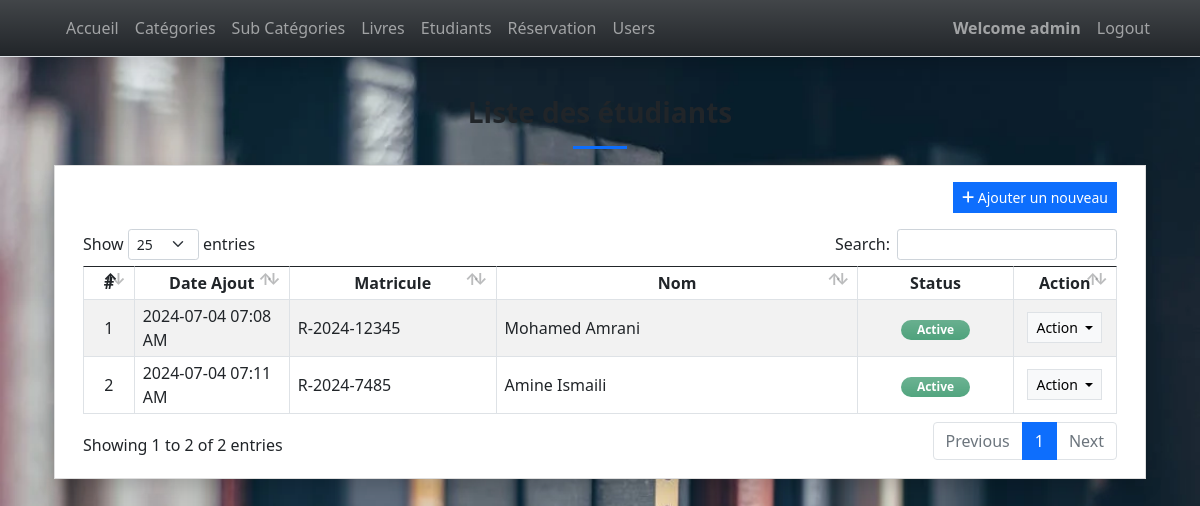
The app's page /students (signed in) with its own data.
### lmsApp/models.py (models this page shows, shortened)
class Students(models.Model):
    code = models.CharField(max_length=250)
    first_name = models.CharField(max_length=250)
    middle_name = models.CharField(max_length=250, blank=True, null= True)
    last_name = models.CharField(max_length=250)
    gender = models.CharField(max_length=20, choices=(('Male','Male'), ('Female','Female')), default = 'Male')
    contact = models.CharField(max_length=250)
    email = models.CharField(max_length=250)
    address = models.CharField(max_length=250)
    department = models.CharField(max_length=250, blank= True, null = True)
    course = models.CharField(max_length=250, blank= True, null = True)
    status = models.CharField(max_length=2, choices=(('1','Active'), ('2','Inactive')), default = 1)
    delete_flag = models.IntegerField(default = 0)
    date_added = models.DateTimeField(default = timezone.now)
    date_created = models.DateTimeField(auto_now = True)
    pdf = models.FileField(upload_to='books/pdfs/', null=True, blank=True)
    class Meta:
        verbose_name_plural = "List of Students"
    def name(self):
        return str(f"{self.first_name}{' '+self.middle_name if not self.middle_name == '' else ''} {self.last_name}")

### lmsApp/views.py (the view)
# urls.py: path('students',views.students,name='student-page'),
@login_required
def students(request):
    context = context_data(request)
    context['page'] = 'student'
    context['page_title'] = "Student List"
    context['students'] = models.Students.objects.filter(delete_flag = 0).all()
    return render(request, 'students.html', context)

### lmsApp/views.py (called while the page is built)
def context_data(request):
    fullpath = request.get_full_path()
    abs_uri = request.build_absolute_uri()
    abs_uri = abs_uri.split(fullpath)[0]
    context = {
        'system_host' : abs_uri,
        'page_name' : '',
        'page_title' : '',
        'topbar' : True,
        'footer' : True,
    }
    return context

### lmsApp/templates/students.html (shortened to what this page needs)
{% extends 'base.html' %} {% load static %} {% block pageContent %}
<section class="py-4">
    <div class="container">
        <h3 class="fw-bolder text-center">Liste des étudiants</h3>
        <center>
            <hr class="bg-primary opacity-100" style="height:3px" width="5%">
        </center>
        <div class="card rounded-0 shadow">
            <div class="card-body">
                <div class="container-fluid">
                    <div class="text-end mb-3">
                        <button class="btn btn-sm btn-primary rounded-0 bg-gradient-primary" type="button" id="create_new"><i class="fa fa-plus"></i> Ajouter un nouveau</button>
                    </div>
                    <table class="table table-bordered table-striped" id="student-tbl">
                        <colgroup>
                            <col width="5%">
                            <col width="15%">
                            <col width="20%">
                            <col width="35%">
                            <col width="15%">
                            <col width="10%">
                        </colgroup>
                        <thead>
                            <tr>
                                <th class="text-center">#</th>
                                <th class="text-center">Date Ajout</th>
                                <th class="text-center">Matricule</th>
                                <th class="text-center">Nom</th>
                                <th class="text-center">Status</th>
                                <th class="text-center">Action</th>
                            </tr>
                        </thead>
                        <tbody>
                            {% for student in students %}
                            <tr>
                                <td class="text-center">{{ forloop.counter }}</td>
                                <td>{{ student.date_added|date:"Y-m-d h:i A"}}</td>
                                <td>{{ student.code}}</td>
                                <td>{{ student.name }}</td>
                                <td class="text-center">
                                    {% if student.status == '1' %}
                                    <span class="badge badge-success bg-gradient bg-success px-3 rounded-pill bg-opacity-75 text-sm py-1">Active</span> {% else %}
                                    <span class="badge badge-secondary bg-gradient bg-secondary px-3 rounded-pill bg-opacity-75 text-sm py-1">Inactive</span> {% endif %}
                                </td>
                                <td class="text-center">
                                    <div class="dropdown">
                                        <button class="btn btn-light btn-sm rounded-0 border dropdown-toggle" type="button" id="abtn{{student.pk}}" data-bs-toggle="dropdown" aria-expanded="false">
                                        Action
                                        </button>
                                    </div>
                                </td>
                            </tr>
                            {% endfor %}
                        </tbody>
                    </table>
                </div>
            </div>
        </div>
    </div>
</section>
{% endblock pageContent %}

### lmsApp/templates/topNavigation.html (shortened to what this page needs)
{% load static %}
<header>
    <nav class="navbar navbar-expand-lg navbar-dark bg-dark bg-gradient fixed-top shadow border-bottom">
        <div class="container">
            <div class="collapse navbar-collapse" id="navbarExample01">
                <ul class="navbar-nav me-auto mb-2 mb-lg-0" id="topNav">
                    {% if request.user.is_authenticated %}
                    <li class="nav-item">
                        <a class="nav-link" aria-current="page" href="{% url 'home-page' %}">Accueil</a>
                    </li>
                    <li class="nav-item">
                        <a class="nav-link" aria-current="page" href="{% url 'category-page' %}">Catégories</a>
                    </li>
                    <li class="nav-item">
                        <a class="nav-link" aria-current="page" href="{% url 'sub_category-page' %}">Sub Catégories</a>
                    </li>
                    <li class="nav-item">
                        <a class="nav-link" aria-current="page" href="{% url 'book-page' %}">Livres</a>
                    </li>
                    <li class="nav-item">
                        <a class="nav-link" aria-current="page" href="{% url 'student-page' %}">Etudiants</a>
                    </li>
                    <li class="nav-item">
                        <a class="nav-link" aria-current="page" href="{% url 'borrow-page' %}">Réservation</a>
                    </li>
                    {% if request.user.is_superuser %}
                    <li class="nav-item">
                        <a class="nav-link" aria-current="page" href="{% url 'user-page' %}">Users</a>
                    </li>
                    {% endif %}
                    {% endif %}
                </ul>
                <ul class="navbar-nav d-flex flex-row">
                    {% if user.id %}
                <li class="nav-item">
                        <a class="nav-link"  href="{% url 'profile-page' %}"><b>Welcome {{user.username}} </b></a>
                    </li>
                    <li class="nav-item">
                        <a class="nav-link" aria-current="page" href="{% url 'logout' %}">Logout</a>
                    </li>
                    {% else %}
                    <li class="nav-item">
                        <a class="nav-link" aria-current="page" href="{% url 'login-page' %}">Login</a>
                    </li>
                    {% endif %}
                </ul>
            </div>
        </div>
    </nav>
</header>

### static/assets/default/css/style.css (style rules this page uses)
html, body { height: 100%; width: 100%; max-height: 100%; overflow: auto; display: flex; flex-direction: column; }
body>header { flex-shrink: auto; }

### records on screen
Students: date_added "2024-07-04 07:08 AM", code "R-2024-12345", name "Mohamed Amrani", status "Active"
Students: date_added "2024-07-04 07:11 AM", code "R-2024-7485", name "Amine Ismaili", status "Active"

### other values on screen
{{ user.username }} "admin"
